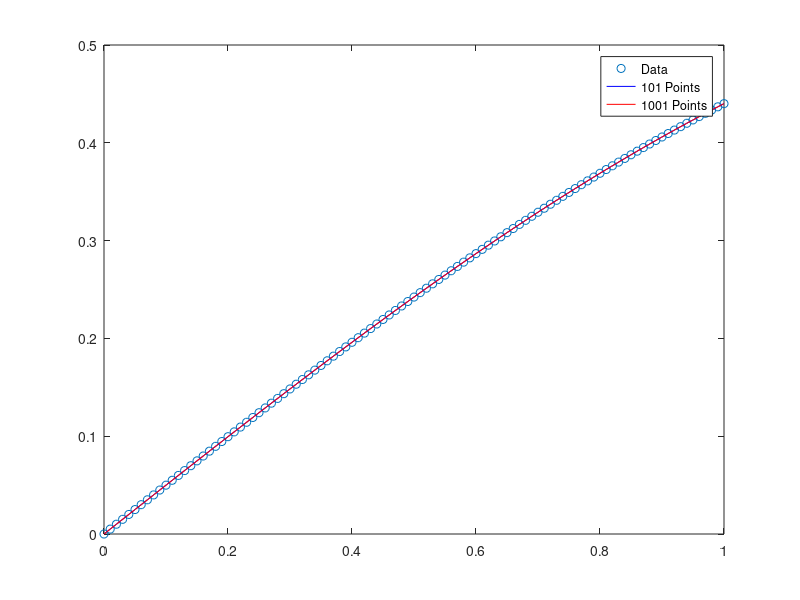

This chart was generated by the following MATLAB code:
x = linspace(-1, 1, 101);
y = exp(1./(x.^2 - 1));
y(1) = 0;
y(length(y)) = 0;

p = polyfit(x, y, 10);
x1 = linspace(-1, 1);
y1 = polyval(p, x1);
% plot(x, y, 'o', x1, y1, 'b-')

x = linspace(0, 1, 101); 
y = besselj(1,x);
xx = linspace(0, 1, 1001);
yy = besselj(1, xx);

p = polyfit(x, y, 8);
x1 = linspace(0, 1);
y1 = polyval(p, x1);

pp = polyfit(xx, yy, 8);
yy1 = polyval(pp, x1);

plot(x, y, 'o', x1, y1, 'b-', x1, yy1, 'r-')
legend('Data', '101 Points', '1001 Points')

diff1 = y(floor(length(y)/2)) - yy(floor(length(yy)/2))
diff2 = y(floor(length(y)/3)) - yy(floor(length(yy)/3))
diff3 = y(floor(length(y)/4)) - yy(floor(length(yy)/4))